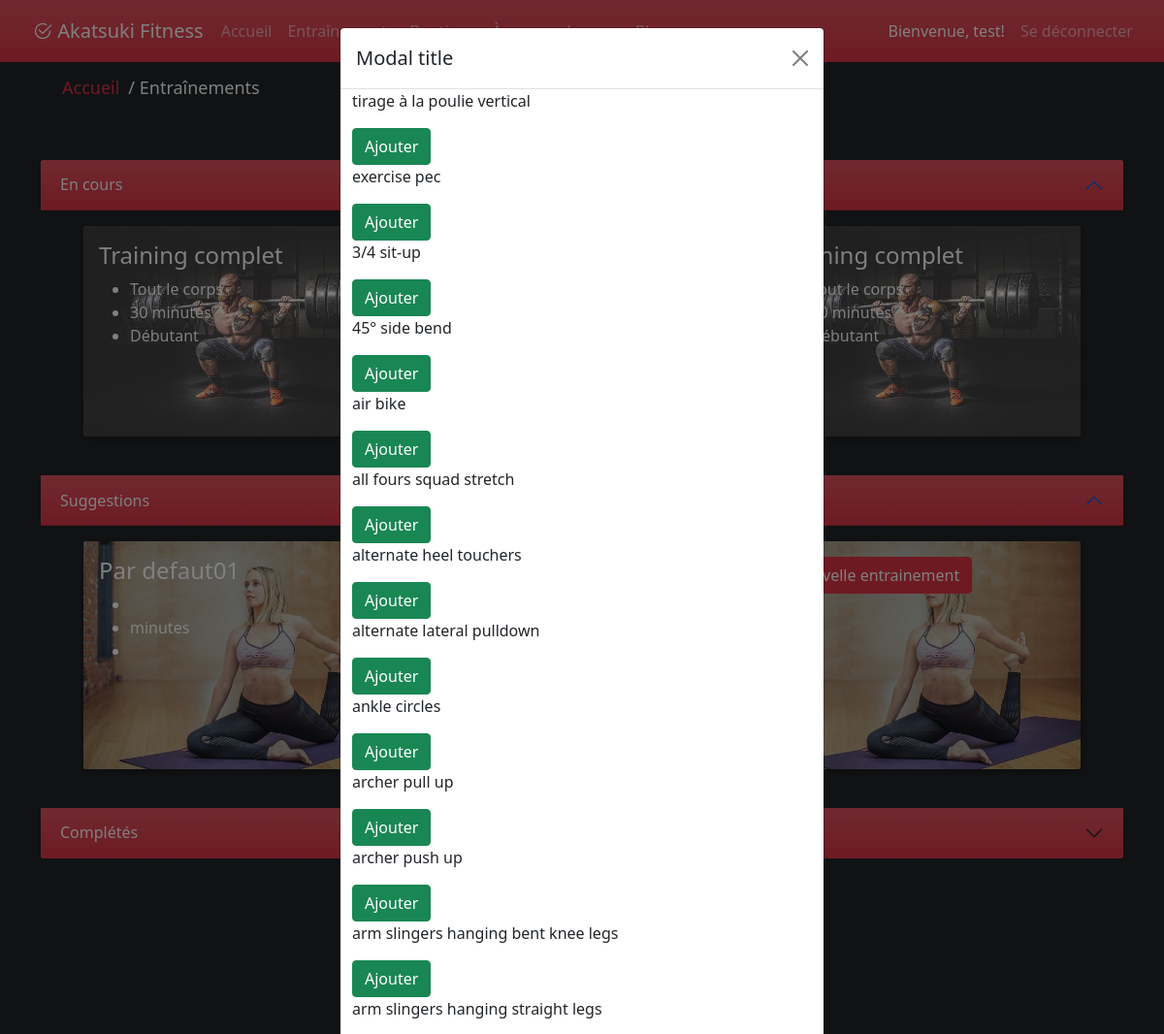
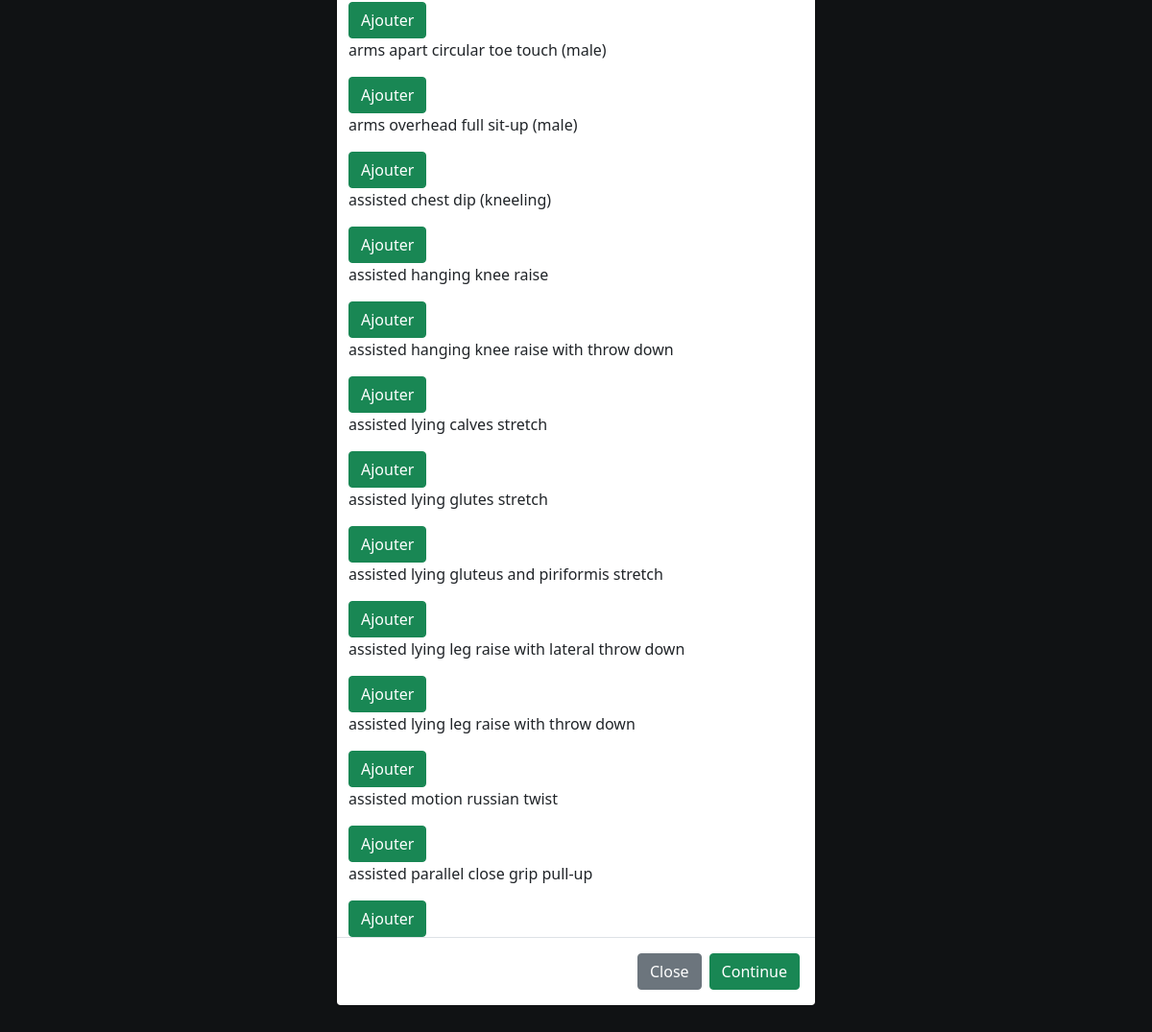
Screenshot of /workouts.php?id=1 (signed in) with the database file from the repository (2 pictures, top to bottom).
### tables this page shows
CREATE TABLE `utilisateur` (
  `iduser` int(11) NOT NULL,
  `nom` varchar(50) NOT NULL,
  `prenom` varchar(50) NOT NULL,
  `email` varchar(100) NOT NULL,
  `date_de_naissance` date NOT NULL,
  `sexe` int(11) NOT NULL,
  `poids` float DEFAULT NULL,
  `datedebutabonnement` date DEFAULT NULL,
  `datefinabonnement` date DEFAULT NULL
);

CREATE TABLE `entrainementcontenu` (
  `idcontenu` int(11) NOT NULL,
  `identrainement` int(11) NOT NULL
);

CREATE TABLE `entrainement` (
  `identrainement` int(11) NOT NULL,
  `nom` varchar(50) NOT NULL,
  `status` int(11) NOT NULL,
  `type` varchar(50) NOT NULL,
  `difficulte` varchar(50) NOT NULL
);

CREATE TABLE `exercicecatalogue` (
  `idexercicecatalogue` int(11) NOT NULL,
  `nom` varchar(50) NOT NULL,
  `image` varchar(150) NOT NULL,
  `idcategorie` int(11) NOT NULL
);

### db/conn.php (called while the page is built)
<?php
$host = 'localhost';
$db = 'akatsuki_db';
$user = 'root';
$pass = '';
$chartset = 'utf8mb4';
$dsn = "mysql:host=$host;dbname=$db;chartset=$chartset";
try {
    $pdo = new PDO($dsn, $user, $pass);
    $pdo->setAttribute(PDO::ATTR_ERRMODE, PDO::ERRMODE_EXCEPTION);
} catch (PDOException $e) {
    throw new PDOException($e->getMessage());
}
require_once 'Crud.php';
$crud = new Crud($pdo);

### db/Crud.php (called while the page is built, shortened)
<?php
class Crud
{
    private $db;
    public function __construct($conn)
    {
        $this->db = $conn;
    }
    public function getUser($id){
        try {
            $sql = "SELECT * FROM utilisateur WHERE iduser = '$id' ";
            $stmt = $this->db->prepare($sql);
            $stmt->execute();
            $result = $stmt->fetch();
            return  $result;
        } catch (PDOException $e) {
            echo $e->getMessage();
            return false;
        }
    }
    private function getContenuId($idUser){
        try{
            $sql = "SELECT * FROM  `contenu` WHERE iduser = '$idUser' ";
            $stmt = $this->db->prepare($sql);
            $stmt->execute();
            $result = $stmt->fetch();
            return  $result['idcontenu'];
        }catch  (PDOException $e) {
            echo $e->getMessage();
        return false;
        }
    }
    public function getEntrainementsByIdUser($idUser){
        $idContenu =$this->getContenuId($idUser);
        return $this->getEntrainementsByContenu($idContenu);
    }
    private function getEntrainementsByContenu($idContenu){
        try{
            $sql = "SELECT * FROM `entrainementcontenu` INNER JOIN entrainement ON `entrainementcontenu`.`identrainement`  = `entrainement`.`identrainement`  WHERE `entrainementcontenu`.`idcontenu` = '$idContenu' ";
            $stmt = $this->db->prepare($sql);
            $stmt->execute();
            $result = $stmt->fetchAll();
            return  $result;
        }catch  (PDOException $e) {
            echo $e->getMessage();
        return false;
        }
    }
    public function getExercicesCatalogue(){
        try {
            $sql = "SELECT * FROM `exercicecatalogue` LIMIT 25";
            $stmt = $this->db->prepare($sql);
            $stmt->execute();
            $result = $stmt->fetchAll();
        return $result;
        }catch (PDOException $e) {
            echo $sql.$e->getMessage();
        return false;
        }
    }
}

### workouts.php (the view, shortened to what this page needs)
<?php
$breadcrumb = [
    ["index.php", "Accueil"],
    ["", "Entraînements"],
];
require_once 'includes/header.php';
?>
<div class="accordion mt-5" id="accordionPanelsStayOpenExample">
    <div class="accordion-item border-0">
        <h2 class="accordion-header text-white" id="panelsStayOpen-headingOne">
            <button class="accordion-button bg-danger bg-gradient text-white " type="button" data-bs-toggle="collapse"
                data-bs-target="#panelsStayOpen-collapseOne" aria-expanded="true"
                aria-controls="panelsStayOpen-collapseOne">
                En cours
            </button>
        </h2>
        <div id="panelsStayOpen-collapseOne" class="accordion-collapse collapse show bg-dark"
            aria-labelledby="panelsStayOpen-headingOne">
            <div class="accordion-body">
                <div class="container">
                    <div class="card-group container-fluid ">
                        <div class="row">
                            <div class="col-md-4 mb-4" style="min-width:162px; min-height:185px;">
                                <div class="card card-perso card-hover text-white border-0"
                                    style="min-width:162px; min-height:185px;">
                                    <img src="images/training_bg/bg_1.jpg" class="card-img" alt="..."
                                        style="min-width:162px; min-height:185px;">
                                    <div class="card-img-overlay bg-white bg-opacity-25">
                                        <h4 class="card-title"> Training complet </h4>
                                        <ul>
                                            <li>Tout le corps</li>
                                            <li>30 minutes</li>
                                            <li>Débutant </li>
                                        </ul>
                                    </div>
                                </div>
                            </div>
                            <div class="col-md-4 mb-4" style="min-width:162px; min-height:185px;">
                                <div class="card card-perso card-hover text-white border-0"
                                    style="min-width:162px; min-height:185px;">
                                    <div class="card-img-overlay bg-white bg-opacity-25">
                                        <h4 class="card-title"> Training complet </h4>
                                        <ul>
                                            <li>Tout le corps</li>
                                            <li>30 minutes</li>
                                            <li>Débutant </li>
                                        </ul>
                                    </div>
                                </div>
                            </div>
                            <div class="col-md-4 mb-4" style="min-width:162px; min-height:185px;">
                                <div class="card card-perso card-hover text-white border-0"
                                    style="min-width:162px; min-height:185px;">
                                    <img src="images/training_bg/bg_1.jpg" class="card-img" alt="..."
                                        style="min-width:162px; min-height:185px;">
                                    <div class="card-img-overlay bg-white bg-opacity-25">
                                        <h4 class="card-title"> Training complet </h4>
                                        <ul>
                                            <li>Tout le corps</li>
                                            <li>30 minutes</li>
                                            <li>Débutant </li>
                                        </ul>
                                    </div>
                                </div>
                            </div>
                        </div>
                    </div>
                </div>
            </div>
        </div>
    </div>
    <div class="accordion-item border-0">
        <h2 class="accordion-header" id="panelsStayOpen-headingTwo">
            <button class="accordion-button bg-danger bg-gradient text-white " type="button" data-bs-toggle="collapse"
                data-bs-target="#panelsStayOpen-collapseTwo" aria-expanded="false"
                aria-controls="panelsStayOpen-collapseTwo">
                Suggestions
            </button>
        </h2>
        <div id="panelsStayOpen-collapseTwo" class="accordion-collapse collapse show bg-dark"
            aria-labelledby="panelsStayOpen-headingTwo">
            <div class="accordion-body">
                <div class="container">
                    <div class="card-group container-fluid ">
                        <div class="row">
                            <?php
$listeEntrainement = $crud->getEntrainementsByIdUser($_SESSION['userid']);
$rep = '';
foreach ($listeEntrainement as $training) {
    $nom = $training['nom'];
    $rep .= '<div class="col-md-4 mb-4" style="min-width:162px; min-height:185px;">
                                            <div class="card card-perso card-hover text-white border-0" style="min-width:162px; min-height:185px;">
                                                <img src="images/training_bg/bg_2.jpg" class="card-img" alt="..." style="min-width:162px; min-height:185px;">
                                                <div class="card-img-overlay bg-dark bg-opacity-25">
                                                    <h4 class="card-title"> ' . $nom . '</h4>
                                                    <ul>
                                                        <li>' . '</li>
                                                        <li>' . ' minutes </li>
                                                        <li>' . '</li>
                                                    </ul>
                                                </div>
                                            </div>
                                        </div>';
}
echo $rep;
?>
                            <div class="col-md-4 mb-4" style="min-width:162px; min-height:185px;">
                                <div class="card card-perso  text-white border-0"
                                    style="min-width:162px; min-height:185px;">
                                    <img src="images/training_bg/bg_2.jpg" class="card-img" alt="..."
                                        style="min-width:162px; min-height:185px;">
                                    <div class="card-img-overlay bg-dark bg-opacity-25">
                                        <button type="button" class="btn btn-danger" data-bs-toggle="modal"
                                            data-bs-target="#exampleModal">
                                            Nouvelle entrainement
                                        </button>
                                    </div>
                                </div>
                            </div>
                        </div>
                    </div>
                </div>
            </div>
        </div>
    </div>
    <div class="accordion-item border-0 ">
        <h2 class="accordion-header" id="panelsStayOpen-headingThree">
            <button class="accordion-button bg-danger bg-gradient text-white collapsed" type="button"
                data-bs-toggle="collapse" data-bs-target="#panelsStayOpen-collapseThree" aria-expanded="false"
                aria-controls="panelsStayOpen-collapseThree">
                Complétés
            </button>
        </h2>
    </div>
</div>
<div class="modal fade" id="exerciceModal" tabindex="-1" aria-labelledby="exampleModalLabel" aria-hidden='true'>
    <div class="modal-dialog">
        <div class="modal-content">
            <div class="modal-header">
                <h5 class="modal-title" id="exampleModalLabel">Modal title</h5>
                <button type="button" class="btn-close" data-bs-dismiss="modal" aria-label="Close"></button>
            </div>
            <div>
                <form action="new_workout.php" method="POST">
                   <?php
                  $exercices= $crud->getExercicesCatalogue();
                  foreach ($exercices as $ex) {
                    $nom=$ex['nom'];
                    ?>
                    <div class="container flex-row">
                    <p><?php echo $nom?></p>
                    <button type="button" class="btn btn-success">Ajouter</button>
                    </div>
                    <?php
                  }
                   ?>
                    <div class="modal-footer">
                        <button type="button" class="btn btn-secondary" data-bs-dismiss="modal">Close</button>
                        <button type="submit" class="btn btn-success">Continue</button>
                    </div>
            </div>
        </div>
    </div>
</div>
<?php
require_once 'includes/footer.php';
?>

### includes/header.php (shortened to what this page needs)
<?php
    require_once 'includes/helpers.php';
    require_once 'db/conn.php';
?>
<!DOCTYPE html>
<html lang="en">
<head>
    <link rel="stylesheet" href="utilitaires/bootstrap-5.1.3-dist/css/bootstrap.css">
    <link rel="stylesheet" href="//code.jquery.com/ui/1.12.1/themes/base/jquery-ui.css">
    <link rel="stylesheet" href="css/style.css" />
    <link href="https://cdn.jsdelivr.net/npm/bootstrap-icons@1.5.0/font/bootstrap-icons.css" rel="stylesheet" />
</head>
<?php
        include ('vue/nav.php'); ?>
<body class="bg-dark ">
<?php
if (isset($breadcrumb)){
    echo '<div class="container">';
    breadcrumb($breadcrumb);
  echo '</div>';
}
?>
    <div class="container">

### vue/nav.php (shortened to what this page needs)
<nav id="myNav" class="navbar navbar-expand-md navbar-dark bg-danger bg-gradient">
    <div class="container-fluid">
        <a class="logo navbar-brand" href="index.php"><i class="bi bi-check2-circle"> </i>Akatsuki Fitness</a>
        <div class="collapse navbar-collapse" id="navbarNav">
            <div class="navbar-nav me-auto">
                <a id="btnHome" href="index.php" class="nav-item nav-link">Accueil</a>
                <a id="btnTrain" href="workouts.php" class="nav-item nav-link">Entraînements</a>
                <a id="btnStore" href="shop_index.php" class="nav-item nav-link">Boutique</a>
                <a id="btnAbout" href="about.php" class="nav-item nav-link">À propos de nous</a>
                <a id="btnBlog" href="blog.php" class="nav-item nav-link">Blog</a>
            </div>
            <div class="navbar-nav ms-auto">
                <?php if(!isset($_SESSION['userid'])) { ?>
                <a href="login.php" class="nav-item nav-link">Se connecter</a>
                <?php } else {
                    $userid = $_SESSION['userid'];
                    $userInfo = $crud->getUser($userid); ?>
                <a id="btnBlog" href="profile.php" class="nav-item nav-link active">Bienvenue,
                    <?php echo $userInfo['prenom']?>!</a>
                <a href="logout.php" class="nav-item nav-link">Se déconnecter</a>
                <?php }?>
            </div>
        </div>
    </div>
</nav>

### includes/helpers.php (shortened to what this page needs)
<?php
    function breadcrumb(array $bc_elements) {
        $str = '
    <section style="color:white">
     <ul class="breadcrumb">
    ';
        foreach($bc_elements as $b) {
            list($link, $text) = $b;
            $str .= '<li>';
            if ($link != '') {
                $str .= '<a href="'.$link.'">';
            }
            $str .= $text;
            if ($link != '') {
                $str .= '</a>';
            }
            $str .= '</li>';
        }
        $str .= '</ul>
    </section>
    ';
     echo $str;
    }
?>

### includes/footer.php (shortened to what this page needs)
</div>
</body>
<footer id="footer" style="bottom:0; text-align: center; padding-top:2%">
    <p>
        <small>
            <span style="color:WHITE; text-align:center"> Copyright &copy;
            </span>
        </small>
    </p>
</footer>
</html>

### css/style.css (style rules this page uses)
.card-perso { box-shadow: 0 2px 8px rgb(0 0 0 / 30%); }
#myNav { padding: 12px; text-align: center; }
#myNav .logo { padding-left: 10px; padding-right: 10px; margin-right: 0%; }
.card-img, .card-img-top, .card-img-bottom { width: 100%; }

### css/style-breadcrumb.css (style rules this page uses)
ul.breadcrumb { padding: 10px 16px; list-style: none; background-color: none; margin-bottom: 0px; }
ul.breadcrumb li { padding: 3px; display: inline; font-size: 18px; }
ul.breadcrumb li+li:before { color: #ffffff; content: "/\00a0"; }
ul.breadcrumb li a { padding: 3px; color: #dc3545; text-decoration: none; }

### css/style-blog.css (style rules this page uses)
* { box-sizing: border-box; }

### rows the page displays
utilisateur: prenom "test"
entrainementcontenu: identrainement.nom "Par defaut01"
exercicecatalogue: nom "tirage à la poulie vertical"
exercicecatalogue: nom "exercise pec"
exercicecatalogue: nom "3/4 sit-up"
exercicecatalogue: nom "45° side bend"
exercicecatalogue: nom "air bike"
exercicecatalogue: nom "all fours squad stretch"
exercicecatalogue: nom "alternate heel touchers"
exercicecatalogue: nom "alternate lateral pulldown"
exercicecatalogue: nom "ankle circles"
exercicecatalogue: nom "archer pull up"
exercicecatalogue: nom "archer push up"
exercicecatalogue: nom "arm slingers hanging bent knee legs"
exercicecatalogue: nom "arm slingers hanging straight legs"
exercicecatalogue: nom "arms apart circular toe touch (male)"
exercicecatalogue: nom "arms overhead full sit-up (male)"
exercicecatalogue: nom "assisted chest dip (kneeling)"
exercicecatalogue: nom "assisted hanging knee raise"
exercicecatalogue: nom "assisted hanging knee raise with throw down"
exercicecatalogue: nom "assisted lying calves stretch"
exercicecatalogue: nom "assisted lying glutes stretch"
exercicecatalogue: nom "assisted lying gluteus and piriformis stretch"
exercicecatalogue: nom "assisted lying leg raise with lateral throw down"
exercicecatalogue: nom "assisted lying leg raise with throw down"
exercicecatalogue: nom "assisted motion russian twist"
exercicecatalogue: nom "assisted parallel close grip pull-up"
